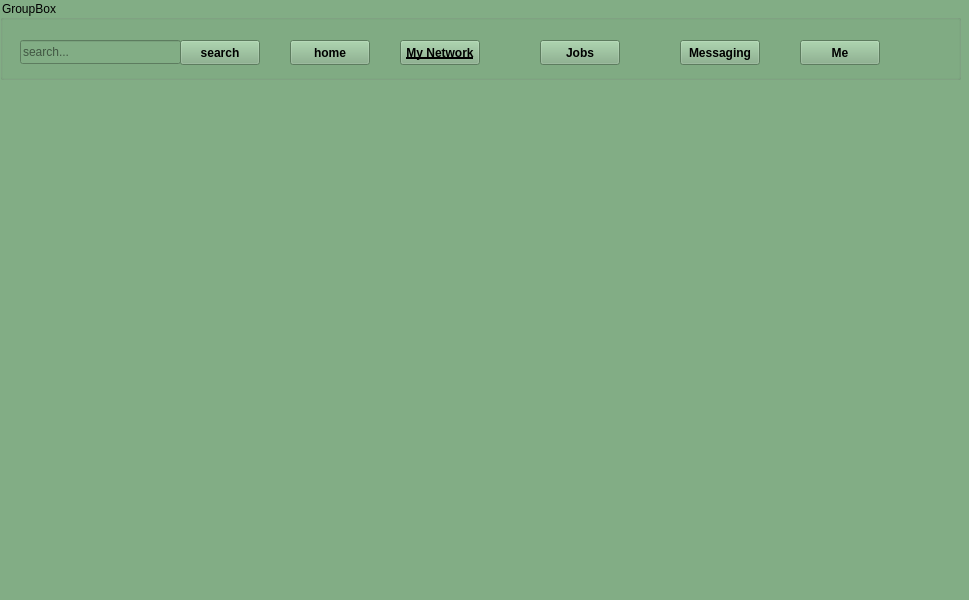
<?xml version="1.0" encoding="UTF-8"?>
<ui version="4.0">
 <class>My_Networks_karbar</class>
 <widget class="QMainWindow" name="My_Networks_karbar">
  <property name="geometry">
   <rect>
    <x>0</x>
    <y>0</y>
    <width>969</width>
    <height>600</height>
   </rect>
  </property>
  <property name="windowTitle">
   <string>MainWindow</string>
  </property>
  <property name="styleSheet">
   <string notr="true">color: rgb(0, 0, 0);
background-color: rgb(130, 173, 133);</string>
  </property>
  <widget class="QWidget" name="centralwidget">
   <widget class="QGroupBox" name="groupBox">
    <property name="geometry">
     <rect>
      <x>0</x>
      <y>0</y>
      <width>961</width>
      <height>80</height>
     </rect>
    </property>
    <property name="title">
     <string>GroupBox</string>
    </property>
    <widget class="QPushButton" name="homePushButton">
     <property name="geometry">
      <rect>
       <x>290</x>
       <y>40</y>
       <width>80</width>
       <height>25</height>
      </rect>
     </property>
     <property name="font">
      <font>
       <weight>75</weight>
       <bold>true</bold>
      </font>
     </property>
     <property name="text">
      <string>home</string>
     </property>
    </widget>
    <widget class="QPushButton" name="pushButton_2">
     <property name="geometry">
      <rect>
       <x>400</x>
       <y>40</y>
       <width>80</width>
       <height>25</height>
      </rect>
     </property>
     <property name="font">
      <font>
       <weight>75</weight>
       <italic>false</italic>
       <bold>true</bold>
       <underline>true</underline>
      </font>
     </property>
     <property name="text">
      <string>My Network</string>
     </property>
    </widget>
    <widget class="QPushButton" name="pushButton_3">
     <property name="geometry">
      <rect>
       <x>540</x>
       <y>40</y>
       <width>80</width>
       <height>25</height>
      </rect>
     </property>
     <property name="font">
      <font>
       <weight>75</weight>
       <bold>true</bold>
      </font>
     </property>
     <property name="text">
      <string>Jobs</string>
     </property>
    </widget>
    <widget class="QPushButton" name="pushButton_4">
     <property name="geometry">
      <rect>
       <x>680</x>
       <y>40</y>
       <width>80</width>
       <height>25</height>
      </rect>
     </property>
     <property name="font">
      <font>
       <weight>75</weight>
       <bold>true</bold>
      </font>
     </property>
     <property name="text">
      <string>Messaging</string>
     </property>
    </widget>
    <widget class="QPushButton" name="pushButton_5">
     <property name="geometry">
      <rect>
       <x>800</x>
       <y>40</y>
       <width>80</width>
       <height>25</height>
      </rect>
     </property>
     <property name="font">
      <font>
       <weight>75</weight>
       <bold>true</bold>
      </font>
     </property>
     <property name="text">
      <string>Me</string>
     </property>
    </widget>
    <widget class="QLineEdit" name="lineEdit">
     <property name="geometry">
      <rect>
       <x>20</x>
       <y>40</y>
       <width>161</width>
       <height>24</height>
      </rect>
     </property>
     <property name="styleSheet">
      <string notr="true"/>
     </property>
     <property name="inputMask">
      <string/>
     </property>
     <property name="text">
      <string/>
     </property>
     <property name="placeholderText">
      <string>search...</string>
     </property>
    </widget>
    <widget class="QPushButton" name="pushButton">
     <property name="geometry">
      <rect>
       <x>180</x>
       <y>40</y>
       <width>80</width>
       <height>25</height>
      </rect>
     </property>
     <property name="font">
      <font>
       <weight>75</weight>
       <bold>true</bold>
      </font>
     </property>
     <property name="text">
      <string>search</string>
     </property>
    </widget>
   </widget>
  </widget>
  <widget class="QMenuBar" name="menubar">
   <property name="geometry">
    <rect>
     <x>0</x>
     <y>0</y>
     <width>969</width>
     <height>25</height>
    </rect>
   </property>
  </widget>
  <widget class="QStatusBar" name="statusbar"/>
 </widget>
 <resources/>
 <connections/>
</ui>
